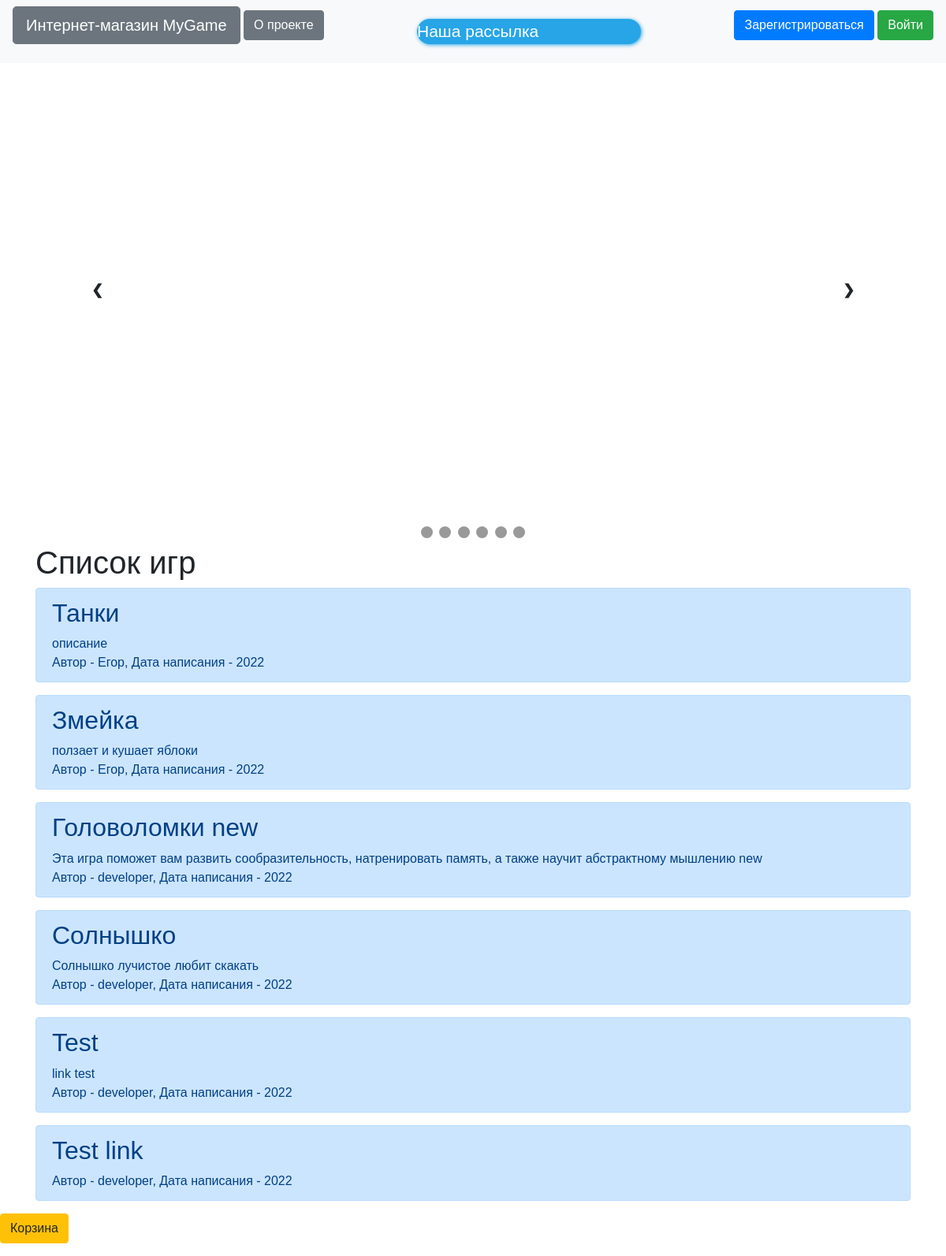
The page / on the database its author committed.
### data/games.py (models this page shows)
class Games(SqlAlchemyBase):
    __tablename__ = 'games'
    id = sqlalchemy.Column(sqlalchemy.Integer,
                           primary_key=True, autoincrement=True)
    title = sqlalchemy.Column(sqlalchemy.String, nullable=True)
    picture = sqlalchemy.Column(sqlalchemy.String, nullable=True)
    genre = sqlalchemy.Column(sqlalchemy.String, nullable=True)
    content = sqlalchemy.Column(sqlalchemy.String, nullable=True)
    added_date = sqlalchemy.Column(sqlalchemy.DateTime,
                                   default=datetime.datetime.now, nullable=True)
    created_date = sqlalchemy.Column(sqlalchemy.Integer)
    platform = sqlalchemy.Column(sqlalchemy.String, nullable=True)
    archive = sqlalchemy.Column(sqlalchemy.String, nullable=True)
    user_id = sqlalchemy.Column(sqlalchemy.Integer,
                                sqlalchemy.ForeignKey("users.id"))
    user = orm.relation('User')
    def __repr__(self):
        return self.title

### data/users.py (models this page shows, shortened)
class User(SqlAlchemyBase, UserMixin):
    __tablename__ = 'users'
    id = sqlalchemy.Column(sqlalchemy.Integer,
                           primary_key=True, autoincrement=True)
    name = sqlalchemy.Column(sqlalchemy.String, nullable=True)
    type_of_user = sqlalchemy.Column(sqlalchemy.Integer,
                                sqlalchemy.ForeignKey("types_of_users.id"))
    email = sqlalchemy.Column(sqlalchemy.String,
                              index=True, unique=True, nullable=True)
    hashed_password = sqlalchemy.Column(sqlalchemy.String, nullable=True)
    created_date = sqlalchemy.Column(sqlalchemy.DateTime,
                                     default=datetime.datetime.now)
    games = orm.relation("Games", back_populates='user')

### main.py (the view)
@app.route("/")
def index():
    db_sess = db_session.create_session()
    if current_user.is_authenticated:
        games = db_sess.query(Games).all()
    else:
        games = db_sess.query(Games).all()
    print(games)
    return render_template("index.html", games=games)

### data/db_session.py (called while the page is built)
def create_session() -> Session:
    global __factory
    return __factory()

### templates/index.html (shortened to what this page needs)
{% extends "base.html" %}
{% block content %}
  <head>
  </head>
    <div class="slideshow-container">
      <a class="prev" onclick="plusSlides(-1)">&#10094;</a>
      <a class="next" onclick="plusSlides(1)">&#10095;</a>
    </div>
    <br>
    <div style="text-align:center">
        {% for item in games %}
            <span class="dot" onclick="currentSlide(2)"></span>
        {% endfor %}
    </div>
  <h1>Список игр</h1>
{% for item in games%}
<div class="alert alert-primary" role="alert" onclick="location.href='/games/{{ item.title }}';">
    <h2>{{item.title}}</h2>
    <div>
        {{item.content}}
    </div>
    <div>
        Автор - {{item.user.name}}, Дата написания - {{item.created_date}}
    </div>
</div>
{% endfor %}
{% endblock %}

### templates/base.html (shortened to what this page needs)
<!doctype html>
<html lang="en">
<head>
    <link rel="stylesheet"
          href="https://stackpath.bootstrapcdn.com/bootstrap/4.4.1/css/bootstrap.min.css"
>
</head>
<body>
<header>
    <nav class="navbar navbar-light bg-light">
        <p>
            <a href="/" class="btn btn-lg btn-secondary">Интернет-магазин MyGame</a>
            <a href="/about_us" class="btn btn-secondary">О проекте</a>
        </p>
        <a href="https://t.me/for_game_site_2_bot" target="_blank" class="telegramim_button telegramim_shadow telegramim_pulse" style="font-size:21px;width:284px;background:#27a5e7;box-shadow:1px 1px 5px #27a5e7;color:#ffffff;border-radius:27px;" title="Наша рассылка"> Наша рассылка</a>
        {% if current_user.is_authenticated %}
        <p>
            {% if current_user.type_of_user == 1 %}
            <a href="/admin" class="btn btn-secondary">Добавить администратора</a>
        {% endif %}
            {% if current_user.type_of_user == 1 or current_user.type_of_user == 2 %}
            <a href="games" class="btn btn-secondary">Добавить игру</a>
        {% endif %}
        <a href="/logout" class="navbar-brand" >{{ current_user.name }}</a>
        </p>
{% else %}
    <p>
        <a class="btn btn-primary " href="/register">Зарегистрироваться</a>
        <a class="btn btn-success" href="/login">Войти</a>
    </p>
{% endif %}
    </nav>
</header>
<main role="main" class="container">
    {% block content %}{% endblock %}
</main>
<p>
    <a class="btn btn-warning " href="/basket">Корзина</a>
</p>
</body>
</html>

### templates/index.html (style rules this page uses)
* { box-sizing: border-box }
body { font-family: Verdana, sans-serif; margin:0 }
.slideshow-container { max-width: 1000px; position: relative; margin: auto; }
.prev, .next { cursor: pointer; position: absolute; top: 50%; width: auto; padding: 16px; margin-top: -22px; color: white; font-weight: bold; font-size: 18px; transition: 0.6s ease; border-radius: 0 3px 3px 0; user-select: none; }
.next { right: 0; border-radius: 3px 0 0 3px; }
.dot { cursor: pointer; height: 15px; width: 15px; margin: 0 2px; background-color: #999999; border-radius: 50%; display: inline-block; transition: background-color 0.6s ease; }

### rows shown on the page
Games: title "Танки", content "описание", user.name "Егор", created_date "2022"
Games: title "Змейка", content "ползает и кушает яблоки", user.name "Егор", created_date "2022"
Games: title "Головоломки new", content "Эта игра поможет вам развить сообразительность, натренировать память, а также научит абстрактному мышлению new", user.name "developer", created_date "2022"
Games: title "Солнышко", content "Солнышко лучистое любит скакать", user.name "developer", created_date "2022"
Games: title "Test", content "link test", user.name "developer", created_date "2022"
Games: title "Test link", user.name "developer", created_date "2022"
